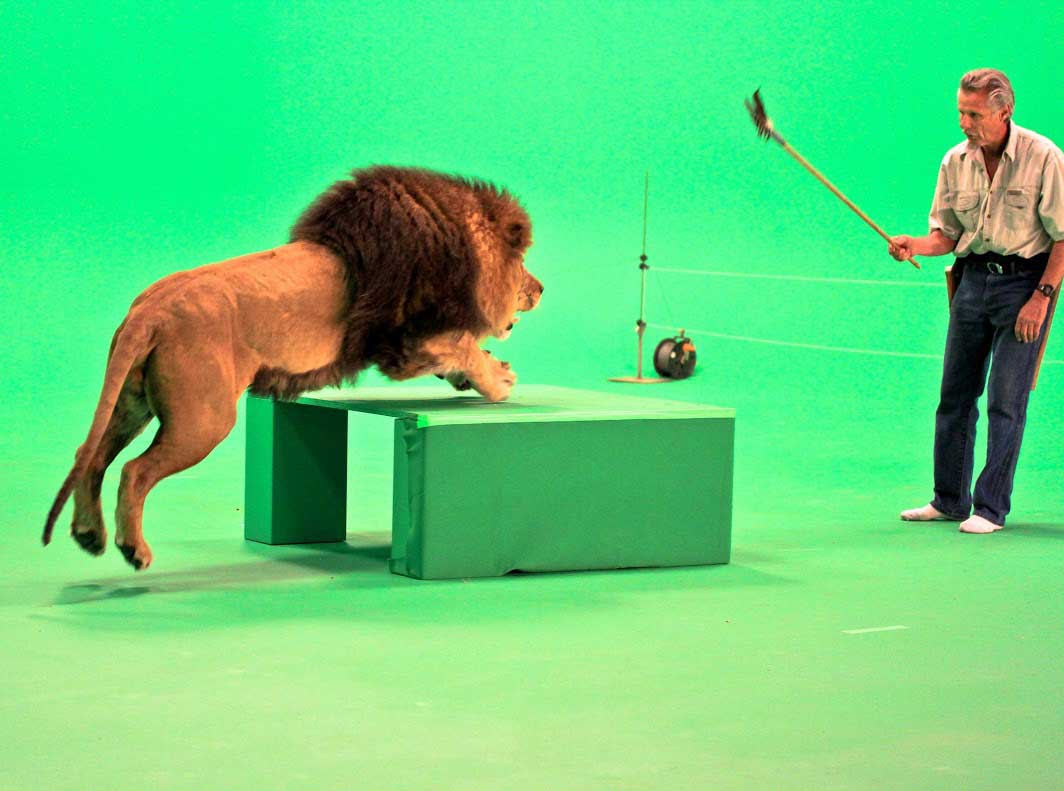
#> input picture HaL6/computer-vision/Lab1/01/lion.jpg, 1064 x 791 px
$ python Exe1.py
#> lines starting #> are read from the running program, lines starting #| are printed output that depends on the picture
#!/usr/bin/env python

import matplotlib.pyplot as plt
import matplotlib.image as mpimg

if __name__ == "__main__":
    img1 = mpimg.imread('lion.jpg')
#> img1 is the input picture: shape (791, 1064, 3); mean R, G, B 96.9, 209.5, 122.9
    img2 = mpimg.imread('lionHSV.jpg')
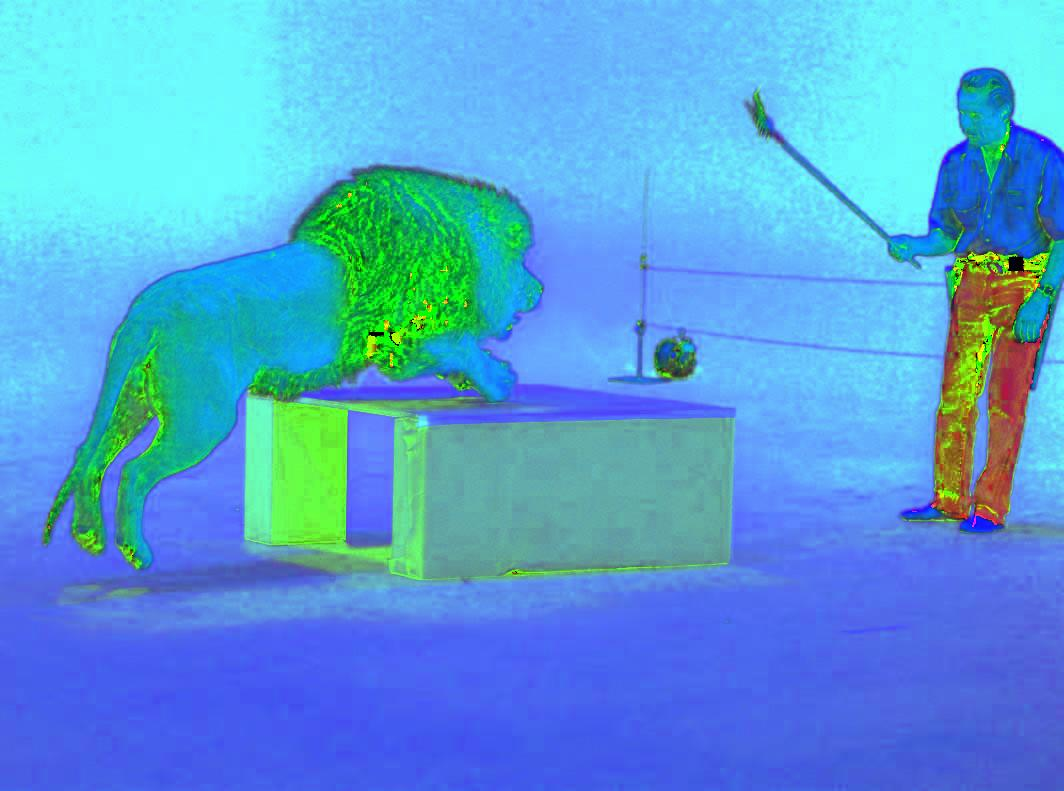
#> input picture HaL6/computer-vision/Lab1/01/lionHSV.jpg, 1064 x 791 px
#> img2 is the input picture: shape (791, 1064, 3); mean R, G, B 84.7, 159.6, 215.8

    fig = plt.figure()
    ax = fig.add_subplot(1, 2, 1)
    imgplot1 = plt.imshow(img1)
    ax.set_title('lion.jpg')

    ax = fig.add_subplot(1, 2, 2)
    imgplot2 = plt.imshow(img2)
    ax.set_title('lionHSV.jpg')
    plt.savefig('res4exe1.jpg')
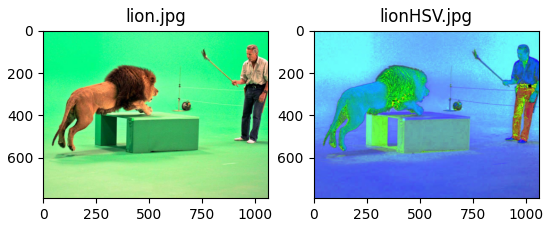
#> figure drawn by matplotlib, 2 panels
